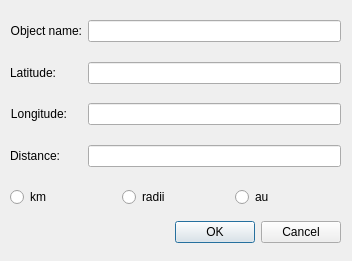
<?xml version="1.0" encoding="UTF-8"?>
<ui version="4.0">
 <class>gotoObjectDialog</class>
 <widget class="QDialog" name="gotoObjectDialog">
  <property name="geometry">
   <rect>
    <x>0</x>
    <y>0</y>
    <width>352</width>
    <height>261</height>
   </rect>
  </property>
  <property name="windowTitle">
   <string>Dialog</string>
  </property>
  <widget class="QDialogButtonBox" name="buttonBox">
   <property name="geometry">
    <rect>
     <x>10</x>
     <y>212</y>
     <width>331</width>
     <height>41</height>
    </rect>
   </property>
   <property name="sizePolicy">
    <sizepolicy hsizetype="Expanding" vsizetype="Preferred">
     <horstretch>0</horstretch>
     <verstretch>0</verstretch>
    </sizepolicy>
   </property>
   <property name="orientation">
    <enum>Qt::Horizontal</enum>
   </property>
   <property name="standardButtons">
    <set>QDialogButtonBox::Cancel|QDialogButtonBox::Ok</set>
   </property>
   <property name="centerButtons">
    <bool>false</bool>
   </property>
  </widget>
  <widget class="QWidget" name="verticalLayoutWidget">
   <property name="geometry">
    <rect>
     <x>10</x>
     <y>6</y>
     <width>331</width>
     <height>201</height>
    </rect>
   </property>
   <layout class="QVBoxLayout" name="verticalLayout">
    <item>
     <layout class="QFormLayout" name="formLayout">
      <item row="1" column="0">
       <widget class="QLabel" name="label">
        <property name="text">
         <string>Object name:</string>
        </property>
        <property name="scaledContents">
         <bool>false</bool>
        </property>
        <property name="alignment">
         <set>Qt::AlignRight|Qt::AlignTrailing|Qt::AlignVCenter</set>
        </property>
       </widget>
      </item>
      <item row="1" column="1">
       <widget class="QLineEdit" name="objectName"/>
      </item>
      <item row="3" column="1">
       <widget class="QLineEdit" name="latitude"/>
      </item>
      <item row="5" column="0">
       <widget class="QLabel" name="label_3">
        <property name="text">
         <string>Longitude:</string>
        </property>
        <property name="alignment">
         <set>Qt::AlignRight|Qt::AlignTrailing|Qt::AlignVCenter</set>
        </property>
       </widget>
      </item>
      <item row="5" column="1">
       <widget class="QLineEdit" name="longitude"/>
      </item>
      <item row="7" column="0">
       <widget class="QLabel" name="label_4">
        <property name="text">
         <string>Distance:</string>
        </property>
        <property name="alignment">
         <set>Qt::AlignRight|Qt::AlignTrailing|Qt::AlignVCenter</set>
        </property>
       </widget>
      </item>
      <item row="7" column="1">
       <widget class="QLineEdit" name="distance"/>
      </item>
      <item row="2" column="0">
       <spacer name="verticalSpacer">
        <property name="orientation">
         <enum>Qt::Vertical</enum>
        </property>
        <property name="sizeHint" stdset="0">
         <size>
          <width>20</width>
          <height>40</height>
         </size>
        </property>
       </spacer>
      </item>
      <item row="4" column="0">
       <spacer name="verticalSpacer_2">
        <property name="orientation">
         <enum>Qt::Vertical</enum>
        </property>
        <property name="sizeHint" stdset="0">
         <size>
          <width>20</width>
          <height>40</height>
         </size>
        </property>
       </spacer>
      </item>
      <item row="6" column="0">
       <spacer name="verticalSpacer_3">
        <property name="orientation">
         <enum>Qt::Vertical</enum>
        </property>
        <property name="sizeHint" stdset="0">
         <size>
          <width>20</width>
          <height>40</height>
         </size>
        </property>
       </spacer>
      </item>
      <item row="0" column="0">
       <spacer name="verticalSpacer_4">
        <property name="orientation">
         <enum>Qt::Vertical</enum>
        </property>
        <property name="sizeHint" stdset="0">
         <size>
          <width>20</width>
          <height>40</height>
         </size>
        </property>
       </spacer>
      </item>
      <item row="8" column="0">
       <spacer name="verticalSpacer_5">
        <property name="orientation">
         <enum>Qt::Vertical</enum>
        </property>
        <property name="sizeHint" stdset="0">
         <size>
          <width>20</width>
          <height>40</height>
         </size>
        </property>
       </spacer>
      </item>
      <item row="3" column="0">
       <widget class="QLabel" name="label_2">
        <property name="text">
         <string>Latitude:</string>
        </property>
        <property name="alignment">
         <set>Qt::AlignRight|Qt::AlignTrailing|Qt::AlignVCenter</set>
        </property>
       </widget>
      </item>
     </layout>
    </item>
    <item>
     <layout class="QHBoxLayout" name="horizontalLayout_3">
      <item>
       <widget class="QRadioButton" name="kmButton">
        <property name="text">
         <string>km</string>
        </property>
       </widget>
      </item>
      <item>
       <widget class="QRadioButton" name="radiiButton">
        <property name="text">
         <string>radii</string>
        </property>
       </widget>
      </item>
      <item>
       <widget class="QRadioButton" name="auButton">
        <property name="text">
         <string>au</string>
        </property>
       </widget>
      </item>
     </layout>
    </item>
   </layout>
  </widget>
 </widget>
 <resources/>
 <connections>
  <connection>
   <sender>buttonBox</sender>
   <signal>accepted()</signal>
   <receiver>gotoObjectDialog</receiver>
   <slot>accept()</slot>
   <hints>
    <hint type="sourcelabel">
     <x>248</x>
     <y>254</y>
    </hint>
    <hint type="destinationlabel">
     <x>157</x>
     <y>274</y>
    </hint>
   </hints>
  </connection>
  <connection>
   <sender>buttonBox</sender>
   <signal>rejected()</signal>
   <receiver>gotoObjectDialog</receiver>
   <slot>reject()</slot>
   <hints>
    <hint type="sourcelabel">
     <x>316</x>
     <y>260</y>
    </hint>
    <hint type="destinationlabel">
     <x>286</x>
     <y>274</y>
    </hint>
   </hints>
  </connection>
 </connections>
</ui>
